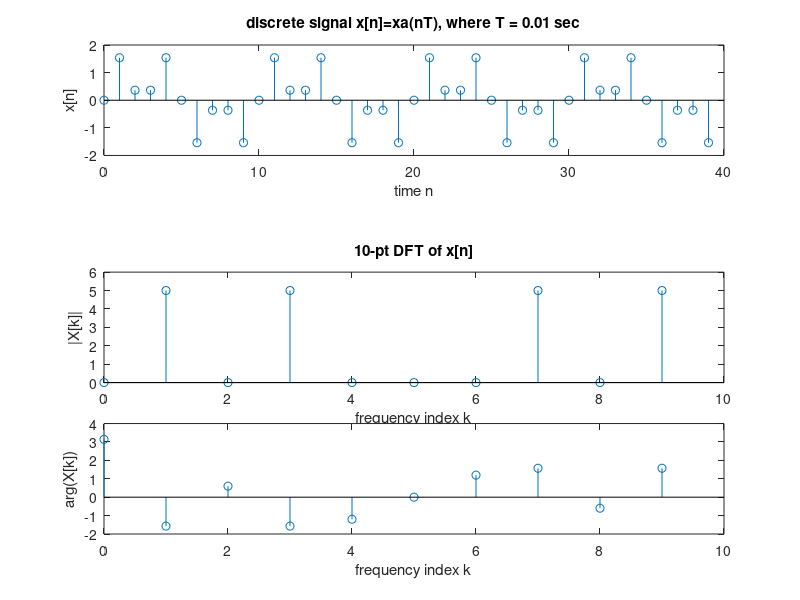

Write the MATLAB code that produced this figure.
% Discrete sine wave 10Hz and 30Hz
clear;
f0 = 10;            % 10 Hz sine wave
f1 = 30;            % 30 Hz sine wave
Length = 0.4;       % Total length = 0.4 sec
T = 0.01;           % sampling period = 0.01 sec
N = Length / T;
n = 0:1:N-1;
x1 = sin(2*pi*f0*n*T);
x2 = sin(2*pi*f1*n*T);

subplot(7, 1, [1, 2]); stem(n, x1+x2);
xlabel('time n'); ylabel('x[n]');
title('discrete signal x[n]=xa(nT), where T = 0.01 sec');

% Computing the DFT of signal x
N = 10;
k = 0 : N-1;
x = x1 + x2;
X = fft(x, N);
magX = abs(X);
angX = angle(X);

subplot(7, 1, [4, 5]); stem(k, magX); xlabel('frequency index k');
ylabel('|X[k]|');
title('10-pt DFT of x[n]');

subplot(7, 1, [6, 7]); stem(k, angX); xlabel('frequency index k');
ylabel('arg(X[k])');
